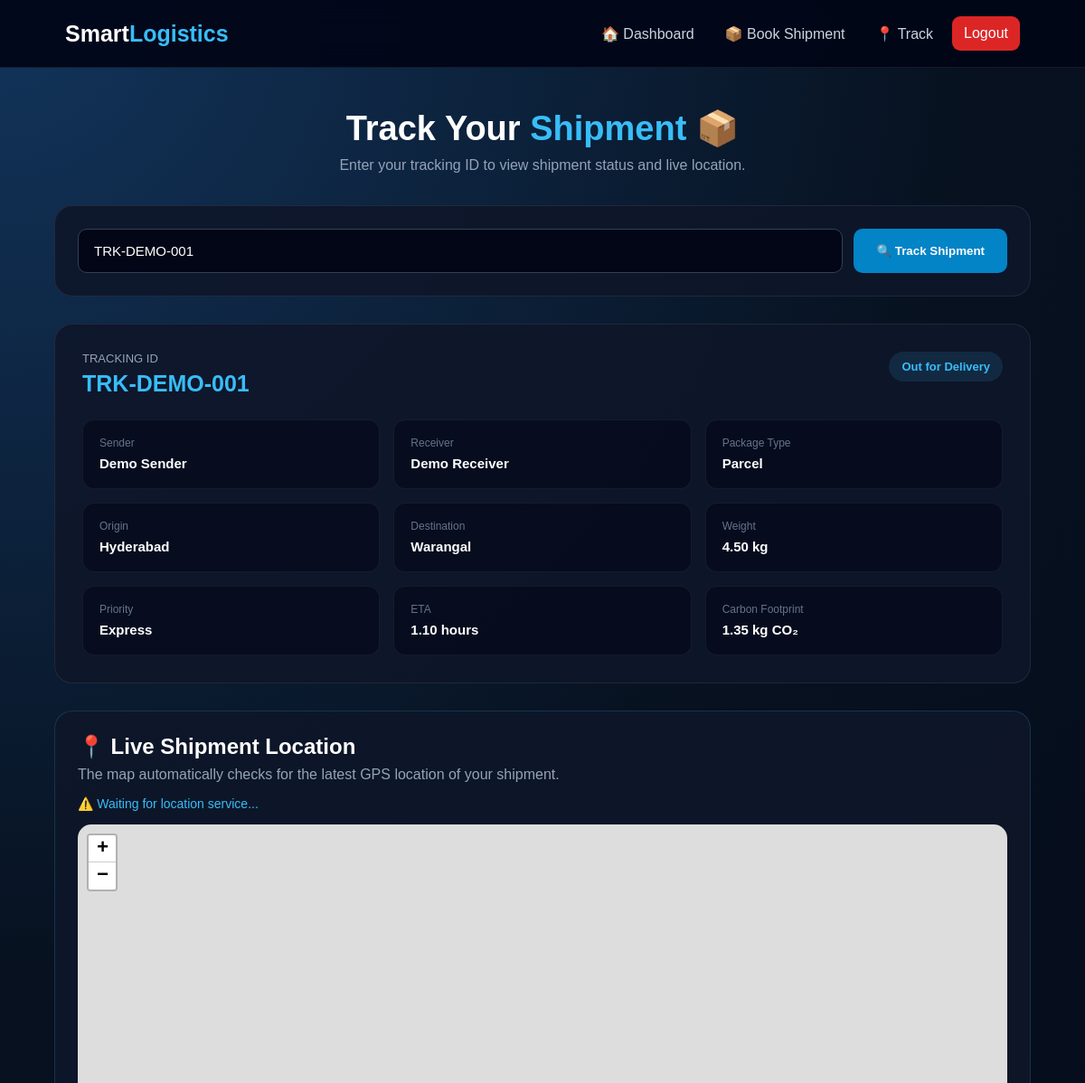
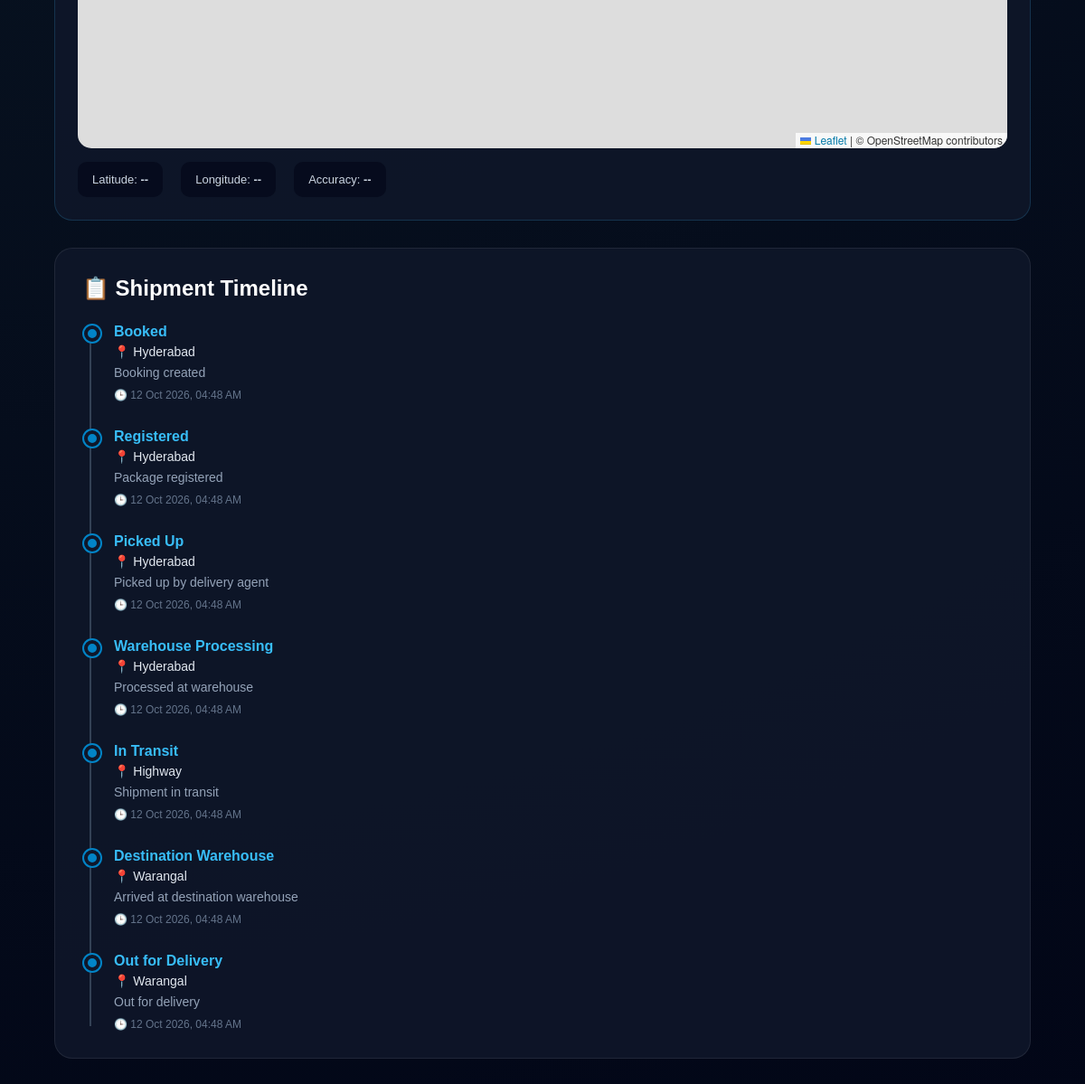
Page /customer/track.php?tracking_id=TRK-DEMO-001 (signed in) on the committed database (2 pictures, top to bottom).
### tables this page shows
CREATE TABLE shipments(
 id INT AUTO_INCREMENT PRIMARY KEY,
 customer_id INT NULL,
 driver_id INT NULL,
 warehouse_id INT NULL,
 tracking_id VARCHAR(80) UNIQUE NOT NULL,
 sender_name VARCHAR(120),
 receiver_name VARCHAR(120),
 origin VARCHAR(180),
 destination VARCHAR(180),
 package_type VARCHAR(60),
 weight DECIMAL(10,2),
 priority ENUM('Normal','Express','Urgent') DEFAULT 'Normal',
 status VARCHAR(60) DEFAULT 'Booked',
 eta_hours DECIMAL(8,2),
 carbon_kg DECIMAL(10,2) DEFAULT 0,
 booked_at TIMESTAMP DEFAULT CURRENT_TIMESTAMP,
 delivered_at DATETIME NULL,
 FOREIGN KEY(customer_id) REFERENCES users(id) ON DELETE SET NULL,
 FOREIGN KEY(driver_id) REFERENCES drivers(id) ON DELETE SET NULL,
 FOREIGN KEY(warehouse_id) REFERENCES warehouses(id) ON DELETE SET NULL
);

CREATE TABLE shipment_events(
 id INT AUTO_INCREMENT PRIMARY KEY,
 shipment_id INT NOT NULL,
 status VARCHAR(60) NOT NULL,
 location VARCHAR(180),
 message VARCHAR(255),
 event_time TIMESTAMP DEFAULT CURRENT_TIMESTAMP,
 FOREIGN KEY(shipment_id) REFERENCES shipments(id) ON DELETE CASCADE
);

### customer/track.php (the view, shortened to what this page needs)
<?php
require_once "../config/database.php";
$customerId = (int)$_SESSION["user_id"];
$trackingId = trim(
    $_GET["tracking_id"] ?? ""
);
$shipment = null;
if ($trackingId !== "") {
    $stmt = $conn->prepare(
        "SELECT
            id,
            customer_id,
            tracking_id,
            sender_name,
            receiver_name,
            origin,
            destination,
            package_type,
            weight,
            priority,
            status,
            eta_hours,
            carbon_kg,
            booked_at,
            delivered_at
         FROM shipments
         WHERE tracking_id = ?
         AND customer_id = ?
         LIMIT 1"
    );
    $stmt->bind_param(
        "si",
        $trackingId,
        $customerId
    );
    $stmt->execute();
    $result = $stmt->get_result();
    if ($result->num_rows > 0) {
        $shipment =
            $result->fetch_assoc();
    } else {
        $error =
            "Shipment not found. Please check your tracking ID.";
    }
}
$events = null;
if ($shipment) {
    $eventStmt = $conn->prepare(
        "SELECT
            id,
            shipment_id,
            status,
            location,
            message,
            event_time
         FROM shipment_events
         WHERE shipment_id = ?
         ORDER BY event_time ASC"
    );
    $eventStmt->bind_param(
        "i",
        $shipment["id"]
    );
    $eventStmt->execute();
    $events =
        $eventStmt->get_result();
}
?>
<!DOCTYPE html>
<html lang="en">
<head>
<link
    rel="stylesheet"
    href="https://unpkg.com/leaflet@1.9.4/dist/leaflet.css"
/>
</head>
<body>
<nav class="navbar">
    <div class="logo">
        Smart<span>Logistics</span>
    </div>
    <div class="nav-links">
        <a href="dashboard.php">
            🏠 Dashboard
        </a>
        <a href="new_shipment.php">
            📦 Book Shipment
        </a>
        <a href="track.php">
            📍 Track
        </a>
        <a
            href="../auth/logout.php"
            class="logout"
        >
            Logout
        </a>
    </div>
</nav>
<main class="container">
    <section class="page-title">
        <h1>
            Track Your
            <span>Shipment</span>
            📦
        </h1>
        <p>
            Enter your tracking ID to view shipment
            status and live location.
        </p>
    </section>
    <section class="search-box">
        <form
            method="GET"
            action="track.php"
        >
            <input
                type="text"
                name="tracking_id"
                placeholder="Enter Tracking ID e.g. SL20260917ABC123"
                value="<?php echo htmlspecialchars($trackingId); ?>"
                required
            >
            <button type="submit">
                🔍 Track Shipment
            </button>
        </form>
    </section>
    <?php if ($shipment): ?>
    <section class="shipment-card">
        <div class="shipment-header">
            <div>
                <div class="tracking-label">
                    TRACKING ID
                </div>
                <div class="tracking-id">
                    <?php
                    echo htmlspecialchars(
                        $shipment["tracking_id"]
                    );
                    ?>
                </div>
            </div>
            <div>
                <span class="status">
                    <?php
                    echo htmlspecialchars(
                        $shipment["status"]
                    );
                    ?>
                </span>
            </div>
        </div>
        <div class="details-grid">
            <div class="detail">
                <small>
                    Sender
                </small>
                <strong>
                    <?php
                    echo htmlspecialchars(
                        $shipment["sender_name"] ?? "-"
                    );
                    ?>
                </strong>
            </div>
            <div class="detail">
                <small>
                    Receiver
                </small>
                <strong>
                    <?php
                    echo htmlspecialchars(
                        $shipment["receiver_name"] ?? "-"
                    );
                    ?>
                </strong>
            </div>
            <div class="detail">
                <small>
                    Package Type
                </small>
                <strong>
                    <?php
                    echo htmlspecialchars(
                        $shipment["package_type"] ?? "-"
                    );
                    ?>
                </strong>
            </div>
            <div class="detail">
                <small>
                    Origin
                </small>
                <strong>
                    <?php
                    echo htmlspecialchars(
                        $shipment["origin"] ?? "-"
                    );
                    ?>
                </strong>
            </div>
            <div class="detail">
                <small>
                    Destination
                </small>
                <strong>
                    <?php
                    echo htmlspecialchars(
                        $shipment["destination"] ?? "-"
                    );
                    ?>
                </strong>
            </div>
            <div class="detail">
                <small>
                    Weight
                </small>
                <strong>
                    <?php
                    if (
                        $shipment["weight"] !== null &&
                        $shipment["weight"] !== ""
                    ) {
                        echo htmlspecialchars(
                            $shipment["weight"]
                        );
                        echo " kg";
                    } else {
                        echo "-";
                    }
                    ?>
                </strong>
            </div>
            <div class="detail">
                <small>
                    Priority
                </small>
                <strong>
                    <?php
                    echo htmlspecialchars(
                        $shipment["priority"] ?? "-"
                    );
                    ?>
                </strong>
            </div>
            <div class="detail">
                <small>
                    ETA
                </small>
                <strong>
                    <?php
                    if (
                        $shipment["eta_hours"] !== null &&
                        $shipment["eta_hours"] !== ""
                    ) {
                        echo htmlspecialchars(
                            $shipment["eta_hours"]
                        );
                        echo " hours";
                    } else {
                        echo "Calculating...";
                    }
                    ?>
                </strong>
            </div>
            <div class="detail">
                <small>
                    Carbon Footprint
                </small>
                <strong>
                    <?php
                    echo htmlspecialchars(
                        $shipment["carbon_kg"] ?? "0.00"
                    );
                    ?>
                    kg CO₂
                </strong>
            </div>
        </div>
    </section>
    <section class="live-location-box">
        <h2>
            📍 Live Shipment Location
        </h2>
        <p class="location-description">
            The map automatically checks for the latest
            GPS location of your shipment.
        </p>
        <p id="locationStatus">
        </p>
        <div id="customerMap"></div>
        <div class="coordinates">
            <div class="coordinate-box">
                Latitude:
                <strong id="latitude">
                    --
                </strong>
            </div>
            <div class="coordinate-box">
                Longitude:
                <strong id="longitude">
                    --
                </strong>
            </div>
            <div class="coordinate-box">
                Accuracy:
                <strong id="accuracy">
                    --
                </strong>
            </div>
        </div>
    </section>
    <section class="timeline-card">
        <h2>
            📋 Shipment Timeline
        </h2>
        <?php if ($events && $events->num_rows > 0): ?>
        <div class="timeline">
            <?php while ($event = $events->fetch_assoc()): ?>
            <div class="timeline-item">
                <div class="timeline-dot"></div>
                <div class="timeline-status">
                    <?php
                    echo htmlspecialchars(
                        $event["status"]
                    );
                    ?>
                </div>
                <?php if (!empty($event["location"])): ?>
                <div class="timeline-location">
                    📍
                    <?php
                    echo htmlspecialchars(
                        $event["location"]
                    );
                    ?>
                </div>
                <?php endif; ?>
                <?php if (!empty($event["message"])): ?>
                <div class="timeline-message">
                    <?php
                    echo htmlspecialchars(
                        $event["message"]
                    );
                    ?>
                </div>
                <?php endif; ?>
                <div class="timeline-time">
                    🕒
                    <?php
                    echo date(
                        "d M Y, h:i A",
                        strtotime(
                            $event["event_time"]
                        )
                    );
                    ?>
                </div>
            </div>
            <?php endwhile; ?>
        </div>
        <?php else: ?>
            <div class="no-events">
                No shipment events are available yet.
            </div>
        <?php endif; ?>
    </section>
    <?php endif; ?>
</main>
</body>
</html>

### customer/track.php (style rules this page uses)
* { margin: 0; padding: 0; box-sizing: border-box; }
body { font-family: Arial, Helvetica, sans-serif; min-height: 100vh; color: white; background: radial-gradient( circle at top left, #12345b, #07111f 40%, #020617 ); }
.navbar { min-height: 75px; padding: 15px 6%; background: rgba(2,6,23,0.93); border-bottom: 1px solid rgba(255,255,255,0.08); display: flex; justify-content: space-between; align-items: center; position: sticky; top: 0; z-index: 1000; backdrop-filter: blur(15px); }
.logo { font-size: 25px; font-weight: 800; }
.logo span { color: #38bdf8; }
.nav-links { display: flex; gap: 8px; align-items: center; }
.nav-links a { color: #cbd5e1; text-decoration: none; padding: 10px 13px; border-radius: 9px; transition: 0.3s; }
.logout { background: #dc2626 !important; color: white !important; }
.container { width: 90%; max-width: 1200px; margin: auto; padding: 45px 0 70px; }
.page-title { text-align: center; margin-bottom: 35px; animation: fadeDown 0.7s ease; }
.page-title h1 { font-size: 38px; margin-bottom: 10px; }
.page-title h1 span { color: #38bdf8; }
.page-title p { color: #94a3b8; }
.search-box { background: rgba(15,23,42,0.9); border: 1px solid rgba(255,255,255,0.08); border-radius: 20px; padding: 25px; margin-bottom: 30px; animation: fadeUp 0.7s ease; }
.search-box form { display: flex; gap: 12px; }
.search-box input { flex: 1; padding: 15px 17px; border-radius: 10px; border: 1px solid #334155; background: #020617; color: white; outline: none; font-size: 15px; }
.search-box button { border: none; padding: 0 25px; border-radius: 10px; background: #0284c7; color: white; font-weight: bold; cursor: pointer; transition: 0.3s; }
.shipment-card { background: rgba(15,23,42,0.9); border: 1px solid rgba(255,255,255,0.08); border-radius: 20px; padding: 30px; margin-bottom: 30px; animation: fadeUp 0.8s ease; }
.shipment-header { display: flex; justify-content: space-between; align-items: flex-start; gap: 20px; margin-bottom: 25px; }
.tracking-id { color: #38bdf8; font-size: 25px; font-weight: bold; }
.tracking-label { color: #94a3b8; font-size: 13px; margin-bottom: 6px; }
.status { display: inline-block; padding: 9px 14px; border-radius: 30px; background: rgba(56,189,248,0.12); color: #38bdf8; font-weight: bold; font-size: 13px; }
.details-grid { display: grid; grid-template-columns: repeat(3, 1fr); gap: 15px; }
.detail { background: rgba(2,6,23,0.55); border: 1px solid rgba(255,255,255,0.06); border-radius: 13px; padding: 18px; }
.detail small { display: block; color: #64748b; margin-bottom: 7px; font-size: 12px; }
.detail strong { font-size: 15px; word-break: break-word; }
.live-location-box { background: rgba(15,23,42,0.9); border: 1px solid rgba(56,189,248,0.18); border-radius: 20px; padding: 25px; margin-bottom: 30px; animation: fadeUp 0.9s ease; }
.live-location-box h2 { margin-bottom: 8px; }
.location-description { color: #94a3b8; margin-bottom: 15px; }
#locationStatus { color: #38bdf8; font-size: 14px; margin-bottom: 15px; }
#customerMap { width: 100%; height: 450px; border-radius: 15px; overflow: hidden; }
.coordinates { display: flex; gap: 20px; margin-top: 15px; flex-wrap: wrap; }
.coordinate-box { background: rgba(2,6,23,0.6); padding: 12px 16px; border-radius: 10px; color: #cbd5e1; font-size: 13px; }
.timeline-card { background: rgba(15,23,42,0.9); border: 1px solid rgba(255,255,255,0.08); border-radius: 20px; padding: 30px; animation: fadeUp 1s ease; }
.timeline-card h2 { margin-bottom: 25px; }
.timeline { position: relative; padding-left: 35px; }
.timeline::before { content: ""; position: absolute; left: 8px; top: 5px; bottom: 5px; width: 2px; background: #334155; }
.timeline-item { position: relative; padding-bottom: 30px; }
.timeline-item:last-child { padding-bottom: 0; }
.timeline-dot { position: absolute; left: -33px; top: 2px; width: 18px; height: 18px; border-radius: 50%; background: #0284c7; border: 4px solid #0f172a; box-shadow: 0 0 0 2px #0284c7; }
.timeline-status { font-weight: bold; color: #38bdf8; margin-bottom: 5px; }
.timeline-location { color: #e2e8f0; font-size: 14px; margin-bottom: 5px; }
.timeline-message { color: #94a3b8; font-size: 14px; line-height: 1.5; }
.timeline-time { color: #64748b; font-size: 12px; margin-top: 7px; }

### rows in the picture
shipments: tracking "TRK-DEMO-001", status "Out for Delivery", sender_name "Demo Sender", receiver_name "Demo Receiver", package_type "Parcel", origin "Hyderabad", destination "Warangal", weight "4.50", priority "Express", eta_hours "1.10", carbon_kg "1.35"
shipment_events: status "Booked", location "Hyderabad", message "Booking created", event_time "12 Oct 2026, 04:48 AM"
shipment_events: status "Registered", location "Hyderabad", message "Package registered", event_time "12 Oct 2026, 04:48 AM"
shipment_events: status "Picked Up", location "Hyderabad", message "Picked up by delivery agent", event_time "12 Oct 2026, 04:48 AM"
shipment_events: status "Warehouse Processing", location "Hyderabad", message "Processed at warehouse", event_time "12 Oct 2026, 04:48 AM"
shipment_events: status "In Transit", location "Highway", message "Shipment in transit", event_time "12 Oct 2026, 04:48 AM"
shipment_events: status "Destination Warehouse", location "Warangal", message "Arrived at destination warehouse", event_time "12 Oct 2026, 04:48 AM"
shipment_events: status "Out for Delivery", location "Warangal", message "Out for delivery", event_time "12 Oct 2026, 04:48 AM"
